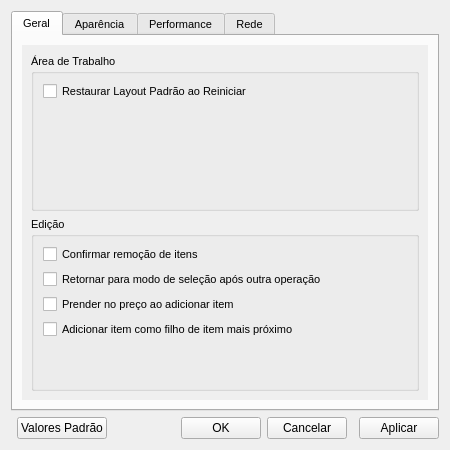
<?xml version="1.0" encoding="UTF-8"?>
<ui version="4.0">
 <class>UIVizCApplicationSettings</class>
 <widget class="QWidget" name="UIVizCApplicationSettings">
  <property name="windowModality">
   <enum>Qt::ApplicationModal</enum>
  </property>
  <property name="geometry">
   <rect>
    <x>0</x>
    <y>0</y>
    <width>450</width>
    <height>450</height>
   </rect>
  </property>
  <property name="minimumSize">
   <size>
    <width>450</width>
    <height>300</height>
   </size>
  </property>
  <property name="windowTitle">
   <string>Preferências</string>
  </property>
  <layout class="QGridLayout" name="gridLayout">
   <property name="sizeConstraint">
    <enum>QLayout::SetDefaultConstraint</enum>
   </property>
   <item row="1" column="1" colspan="7">
    <layout class="QVBoxLayout" name="verticalLayout">
     <item>
      <widget class="QTabWidget" name="TabWidget">
       <property name="font">
        <font>
         <family>MS Shell Dlg 2</family>
         <pointsize>8</pointsize>
         <weight>50</weight>
         <italic>false</italic>
         <bold>false</bold>
         <underline>false</underline>
         <strikeout>false</strikeout>
        </font>
       </property>
       <property name="currentIndex">
        <number>0</number>
       </property>
       <widget class="QWidget" name="GeneralTab">
        <attribute name="title">
         <string>Geral</string>
        </attribute>
        <layout class="QVBoxLayout" name="verticalLayout_3">
         <item>
          <widget class="QScrollArea" name="ScrollAreaTab1">
           <property name="frameShape">
            <enum>QFrame::NoFrame</enum>
           </property>
           <property name="widgetResizable">
            <bool>true</bool>
           </property>
           <widget class="QWidget" name="scrollAreaWidgetContents">
            <property name="geometry">
             <rect>
              <x>0</x>
              <y>0</y>
              <width>406</width>
              <height>357</height>
             </rect>
            </property>
            <layout class="QVBoxLayout" name="verticalLayout_2">
             <item>
              <widget class="QGroupBox" name="groupBox_3">
               <property name="title">
                <string>Área de Trabalho</string>
               </property>
               <layout class="QVBoxLayout" name="verticalLayout_16">
                <item>
                 <widget class="QCheckBox" name="General_CheckBox_0">
                  <property name="text">
                   <string>Restaurar Layout Padrão ao Reiniciar</string>
                  </property>
                 </widget>
                </item>
                <item>
                 <spacer name="verticalSpacer">
                  <property name="orientation">
                   <enum>Qt::Vertical</enum>
                  </property>
                  <property name="sizeHint" stdset="0">
                   <size>
                    <width>20</width>
                    <height>40</height>
                   </size>
                  </property>
                 </spacer>
                </item>
               </layout>
              </widget>
             </item>
             <item>
              <widget class="QGroupBox" name="groupBox_4">
               <property name="title">
                <string>Edição</string>
               </property>
               <layout class="QVBoxLayout" name="verticalLayout_11">
                <property name="spacing">
                 <number>6</number>
                </property>
                <property name="leftMargin">
                 <number>9</number>
                </property>
                <property name="topMargin">
                 <number>9</number>
                </property>
                <property name="rightMargin">
                 <number>9</number>
                </property>
                <property name="bottomMargin">
                 <number>9</number>
                </property>
                <item>
                 <widget class="QCheckBox" name="General_CheckBox_1">
                  <property name="layoutDirection">
                   <enum>Qt::LeftToRight</enum>
                  </property>
                  <property name="text">
                   <string>Confirmar remoção de itens</string>
                  </property>
                 </widget>
                </item>
                <item>
                 <widget class="QCheckBox" name="General_CheckBox_2">
                  <property name="layoutDirection">
                   <enum>Qt::LeftToRight</enum>
                  </property>
                  <property name="text">
                   <string>Retornar para modo de seleção após outra operação</string>
                  </property>
                 </widget>
                </item>
                <item>
                 <widget class="QCheckBox" name="General_CheckBox_3">
                  <property name="layoutDirection">
                   <enum>Qt::LeftToRight</enum>
                  </property>
                  <property name="text">
                   <string>Prender no preço ao adicionar item</string>
                  </property>
                 </widget>
                </item>
                <item>
                 <widget class="QCheckBox" name="General_CheckBox_4">
                  <property name="layoutDirection">
                   <enum>Qt::LeftToRight</enum>
                  </property>
                  <property name="text">
                   <string>Adicionar item como filho de item mais próximo</string>
                  </property>
                 </widget>
                </item>
                <item>
                 <spacer name="verticalSpacer_2">
                  <property name="orientation">
                   <enum>Qt::Vertical</enum>
                  </property>
                  <property name="sizeHint" stdset="0">
                   <size>
                    <width>20</width>
                    <height>40</height>
                   </size>
                  </property>
                 </spacer>
                </item>
               </layout>
              </widget>
             </item>
            </layout>
           </widget>
          </widget>
         </item>
        </layout>
       </widget>
       <widget class="QWidget" name="AppearanceTab">
        <attribute name="title">
         <string>Aparência</string>
        </attribute>
        <layout class="QVBoxLayout" name="verticalLayout_4">
         <item>
          <widget class="QScrollArea" name="ScrollAreaTab2">
           <property name="frameShape">
            <enum>QFrame::Box</enum>
           </property>
           <property name="lineWidth">
            <number>0</number>
           </property>
           <property name="widgetResizable">
            <bool>true</bool>
           </property>
           <widget class="QWidget" name="scrollAreaWidgetContents_2">
            <property name="geometry">
             <rect>
              <x>0</x>
              <y>0</y>
              <width>207</width>
              <height>673</height>
             </rect>
            </property>
            <layout class="QVBoxLayout" name="verticalLayout_6">
             <item>
              <widget class="QGroupBox" name="GroupBox0">
               <property name="title">
                <string>Sistema</string>
               </property>
               <layout class="QVBoxLayout" name="verticalLayout_10">
                <item>
                 <layout class="QFormLayout" name="formLayout_7">
                  <property name="sizeConstraint">
                   <enum>QLayout::SetDefaultConstraint</enum>
                  </property>
                  <property name="fieldGrowthPolicy">
                   <enum>QFormLayout::AllNonFixedFieldsGrow</enum>
                  </property>
                  <property name="rowWrapPolicy">
                   <enum>QFormLayout::DontWrapRows</enum>
                  </property>
                  <property name="formAlignment">
                   <set>Qt::AlignLeading|Qt::AlignLeft|Qt::AlignTop</set>
                  </property>
                  <property name="horizontalSpacing">
                   <number>6</number>
                  </property>
                  <property name="leftMargin">
                   <number>0</number>
                  </property>
                  <item row="0" column="0">
                   <widget class="QLabel" name="label_49">
                    <property name="minimumSize">
                     <size>
                      <width>90</width>
                      <height>0</height>
                     </size>
                    </property>
                    <property name="text">
                     <string>Estilo:</string>
                    </property>
                   </widget>
                  </item>
                  <item row="0" column="1">
                   <widget class="QComboBox" name="Appearance_ComboBox_1"/>
                  </item>
                 </layout>
                </item>
               </layout>
              </widget>
             </item>
             <item>
              <widget class="QGroupBox" name="GroupBox1">
               <property name="title">
                <string>Fonte e Cores Padrão</string>
               </property>
               <layout class="QVBoxLayout" name="verticalLayout_5">
                <item>
                 <layout class="QFormLayout" name="formLayout_3">
                  <property name="fieldGrowthPolicy">
                   <enum>QFormLayout::AllNonFixedFieldsGrow</enum>
                  </property>
                  <property name="horizontalSpacing">
                   <number>6</number>
                  </property>
                  <item row="0" column="0">
                   <widget class="QLabel" name="label_17">
                    <property name="minimumSize">
                     <size>
                      <width>90</width>
                      <height>0</height>
                     </size>
                    </property>
                    <property name="text">
                     <string>Fonte:</string>
                    </property>
                   </widget>
                  </item>
                  <item row="1" column="0">
                   <widget class="QLabel" name="label_20">
                    <property name="text">
                     <string>Cor Principal:</string>
                    </property>
                   </widget>
                  </item>
                  <item row="2" column="0">
                   <widget class="QLabel" name="label_21">
                    <property name="text">
                     <string>Cor de Fundo:</string>
                    </property>
                   </widget>
                  </item>
                  <item row="3" column="0">
                   <widget class="QLabel" name="label_22">
                    <property name="text">
                     <string>Cor da Grade:</string>
                    </property>
                   </widget>
                  </item>
                  <item row="4" column="0">
                   <widget class="QLabel" name="label_23">
                    <property name="text">
                     <string>Estilo da Grade:</string>
                    </property>
                   </widget>
                  </item>
                  <item row="4" column="1">
                   <widget class="QComboBox" name="Appearance_ComboBox_2"/>
                  </item>
                  <item row="5" column="0">
                   <widget class="QLabel" name="label_24">
                    <property name="text">
                     <string>Largura da Grade:</string>
                    </property>
                   </widget>
                  </item>
                  <item row="5" column="1">
                   <widget class="QComboBox" name="Appearance_ComboBox_3"/>
                  </item>
                  <item row="0" column="1">
                   <layout class="QHBoxLayout" name="horizontalLayout">
                    <property name="spacing">
                     <number>6</number>
                    </property>
                    <item>
                     <widget class="QLabel" name="Appearance_FontLabel1">
                      <property name="frameShape">
                       <enum>QFrame::WinPanel</enum>
                      </property>
                      <property name="frameShadow">
                       <enum>QFrame::Raised</enum>
                      </property>
                      <property name="text">
                       <string>1</string>
                      </property>
                     </widget>
                    </item>
                    <item>
                     <widget class="QLabel" name="Appearance_FontLabel2">
                      <property name="text">
                       <string>2</string>
                      </property>
                     </widget>
                    </item>
                    <item>
                     <spacer name="Appearance_horizontalSpacer_2">
                      <property name="orientation">
                       <enum>Qt::Horizontal</enum>
                      </property>
                      <property name="sizeHint" stdset="0">
                       <size>
                        <width>40</width>
                        <height>20</height>
                       </size>
                      </property>
                     </spacer>
                    </item>
                    <item>
                     <widget class="QToolButton" name="Appearance_FontToolButton1">
                      <property name="text">
                       <string>...</string>
                      </property>
                     </widget>
                    </item>
                   </layout>
                  </item>
                  <item row="1" column="1">
                   <layout class="QHBoxLayout" name="horizontalLayout_2">
                    <item>
                     <widget class="QLabel" name="Appearance_ColorLabel1">
                      <property name="frameShape">
                       <enum>QFrame::WinPanel</enum>
                      </property>
                      <property name="frameShadow">
                       <enum>QFrame::Raised</enum>
                      </property>
                      <property name="text">
                       <string>1</string>
                      </property>
                     </widget>
                    </item>
                    <item>
                     <widget class="QLabel" name="Appearance_ColorLabel2">
                      <property name="text">
                       <string>2</string>
                      </property>
                     </widget>
                    </item>
                    <item>
                     <spacer name="horizontalSpacer_2">
                      <property name="orientation">
                       <enum>Qt::Horizontal</enum>
                      </property>
                      <property name="sizeHint" stdset="0">
                       <size>
                        <width>40</width>
                        <height>20</height>
                       </size>
                      </property>
                     </spacer>
                    </item>
                    <item>
                     <widget class="QToolButton" name="Appearance_ColorToolButton1">
                      <property name="text">
                       <string>...</string>
                      </property>
                     </widget>
                    </item>
                   </layout>
                  </item>
                  <item row="2" column="1">
                   <layout class="QHBoxLayout" name="horizontalLayout_3">
                    <item>
                     <widget class="QLabel" name="Appearance_ColorLabel3">
                      <property name="frameShape">
                       <enum>QFrame::WinPanel</enum>
                      </property>
                      <property name="frameShadow">
                       <enum>QFrame::Raised</enum>
                      </property>
                      <property name="text">
                       <string>1</string>
                      </property>
                     </widget>
                    </item>
                    <item>
                     <widget class="QLabel" name="Appearance_ColorLabel4">
                      <property name="text">
                       <string>2</string>
                      </property>
                     </widget>
                    </item>
                    <item>
                     <spacer name="horizontalSpacer_3">
                      <property name="orientation">
                       <enum>Qt::Horizontal</enum>
                      </property>
                      <property name="sizeHint" stdset="0">
                       <size>
                        <width>40</width>
                        <height>20</height>
                       </size>
                      </property>
                     </spacer>
                    </item>
                    <item>
                     <widget class="QToolButton" name="Appearance_ColorToolButton2">
                      <property name="text">
                       <string>...</string>
                      </property>
                     </widget>
                    </item>
                   </layout>
                  </item>
                  <item row="3" column="1">
                   <layout class="QHBoxLayout" name="horizontalLayout_4">
                    <item>
                     <widget class="QLabel" name="Appearance_ColorLabel5">
                      <property name="frameShape">
                       <enum>QFrame::WinPanel</enum>
                      </property>
                      <property name="frameShadow">
                       <enum>QFrame::Raised</enum>
                      </property>
                      <property name="text">
                       <string>1</string>
                      </property>
                     </widget>
                    </item>
                    <item>
                     <widget class="QLabel" name="Appearance_ColorLabel6">
                      <property name="text">
                       <string>2</string>
                      </property>
                     </widget>
                    </item>
                    <item>
                     <spacer name="horizontalSpacer_4">
                      <property name="orientation">
                       <enum>Qt::Horizontal</enum>
                      </property>
                      <property name="sizeHint" stdset="0">
                       <size>
                        <width>40</width>
                        <height>20</height>
                       </size>
                      </property>
                     </spacer>
                    </item>
                    <item>
                     <widget class="QToolButton" name="Appearance_ColorToolButton3">
                      <property name="text">
                       <string>...</string>
                      </property>
                     </widget>
                    </item>
                   </layout>
                  </item>
                 </layout>
                </item>
               </layout>
              </widget>
             </item>
             <item>
              <widget class="QGroupBox" name="GroupBox2">
               <property name="title">
                <string>Gráficos</string>
               </property>
               <layout class="QVBoxLayout" name="verticalLayout_7">
                <item>
                 <layout class="QFormLayout" name="formLayout_4">
                  <property name="fieldGrowthPolicy">
                   <enum>QFormLayout::AllNonFixedFieldsGrow</enum>
                  </property>
                  <item row="0" column="0">
                   <widget class="QLabel" name="label_28">
                    <property name="minimumSize">
                     <size>
                      <width>90</width>
                      <height>0</height>
                     </size>
                    </property>
                    <property name="text">
                     <string>Cor Ascendente:</string>
                    </property>
                   </widget>
                  </item>
                  <item row="0" column="1">
                   <layout class="QHBoxLayout" name="horizontalLayout_5">
                    <item>
                     <widget class="QLabel" name="Appearance_ColorLabel7">
                      <property name="frameShape">
                       <enum>QFrame::WinPanel</enum>
                      </property>
                      <property name="frameShadow">
                       <enum>QFrame::Raised</enum>
                      </property>
                      <property name="text">
                       <string>1</string>
                      </property>
                     </widget>
                    </item>
                    <item>
                     <widget class="QLabel" name="Appearance_ColorLabel8">
                      <property name="text">
                       <string>2</string>
                      </property>
                     </widget>
                    </item>
                    <item>
                     <spacer name="horizontalSpacer_5">
                      <property name="orientation">
                       <enum>Qt::Horizontal</enum>
                      </property>
                      <property name="sizeHint" stdset="0">
                       <size>
                        <width>40</width>
                        <height>20</height>
                       </size>
                      </property>
                     </spacer>
                    </item>
                    <item>
                     <widget class="QToolButton" name="Appearance_ColorToolButton4">
                      <property name="text">
                       <string>...</string>
                      </property>
                     </widget>
                    </item>
                   </layout>
                  </item>
                  <item row="1" column="0">
                   <widget class="QLabel" name="label_29">
                    <property name="text">
                     <string>Cor Descendente:</string>
                    </property>
                   </widget>
                  </item>
                  <item row="1" column="1">
                   <layout class="QHBoxLayout" name="horizontalLayout_6">
                    <item>
                     <widget class="QLabel" name="Appearance_ColorLabel9">
                      <property name="frameShape">
                       <enum>QFrame::WinPanel</enum>
                      </property>
                      <property name="frameShadow">
                       <enum>QFrame::Raised</enum>
                      </property>
                      <property name="text">
                       <string>1</string>
                      </property>
                     </widget>
                    </item>
                    <item>
                     <widget class="QLabel" name="Appearance_ColorLabel10">
                      <property name="text">
                       <string>2</string>
                      </property>
                     </widget>
                    </item>
                    <item>
                     <spacer name="horizontalSpacer_6">
                      <property name="orientation">
                       <enum>Qt::Horizontal</enum>
                      </property>
                      <property name="sizeHint" stdset="0">
                       <size>
                        <width>40</width>
                        <height>20</height>
                       </size>
                      </property>
                     </spacer>
                    </item>
                    <item>
                     <widget class="QToolButton" name="Appearance_ColorToolButton5">
                      <property name="text">
                       <string>...</string>
                      </property>
                     </widget>
                    </item>
                   </layout>
                  </item>
                  <item row="2" column="0">
                   <widget class="QLabel" name="label_32">
                    <property name="text">
                     <string>Largura da Linha:</string>
                    </property>
                   </widget>
                  </item>
                  <item row="2" column="1">
                   <widget class="QComboBox" name="Appearance_ComboBox_5"/>
                  </item>
                 </layout>
                </item>
               </layout>
              </widget>
             </item>
             <item>
              <widget class="QGroupBox" name="GroupBox3">
               <property name="title">
                <string>Indicadores</string>
               </property>
               <layout class="QVBoxLayout" name="verticalLayout_8">
                <item>
                 <layout class="QFormLayout" name="formLayout_5">
                  <property name="fieldGrowthPolicy">
                   <enum>QFormLayout::AllNonFixedFieldsGrow</enum>
                  </property>
                  <property name="horizontalSpacing">
                   <number>6</number>
                  </property>
                  <item row="0" column="0">
                   <widget class="QLabel" name="label_36">
                    <property name="minimumSize">
                     <size>
                      <width>90</width>
                      <height>0</height>
                     </size>
                    </property>
                    <property name="text">
                     <string>Cor:</string>
                    </property>
                   </widget>
                  </item>
                  <item row="1" column="0">
                   <widget class="QLabel" name="label_38">
                    <property name="text">
                     <string>Estilo do Indicador:</string>
                    </property>
                   </widget>
                  </item>
                  <item row="1" column="1">
                   <widget class="QComboBox" name="Appearance_ComboBox_6"/>
                  </item>
                  <item row="3" column="0">
                   <widget class="QLabel" name="label_39">
                    <property name="text">
                     <string>Largura da Linha:</string>
                    </property>
                   </widget>
                  </item>
                  <item row="3" column="1">
                   <widget class="QComboBox" name="Appearance_ComboBox_8"/>
                  </item>
                  <item row="2" column="1">
                   <widget class="QComboBox" name="Appearance_ComboBox_7"/>
                  </item>
                  <item row="2" column="0">
                   <widget class="QLabel" name="label_5">
                    <property name="text">
                     <string>Estilo da Linha:</string>
                    </property>
                   </widget>
                  </item>
                  <item row="0" column="1">
                   <layout class="QHBoxLayout" name="horizontalLayout_7">
                    <item>
                     <widget class="QLabel" name="Appearance_ColorLabel11">
                      <property name="frameShape">
                       <enum>QFrame::WinPanel</enum>
                      </property>
                      <property name="frameShadow">
                       <enum>QFrame::Raised</enum>
                      </property>
                      <property name="text">
                       <string>1</string>
                      </property>
                     </widget>
                    </item>
                    <item>
                     <widget class="QLabel" name="Appearance_ColorLabel12">
                      <property name="text">
                       <string>2</string>
                      </property>
                     </widget>
                    </item>
                    <item>
                     <spacer name="horizontalSpacer_7">
                      <property name="orientation">
                       <enum>Qt::Horizontal</enum>
                      </property>
                      <property name="sizeHint" stdset="0">
                       <size>
                        <width>40</width>
                        <height>20</height>
                       </size>
                      </property>
                     </spacer>
                    </item>
                    <item>
                     <widget class="QToolButton" name="Appearance_ColorToolButton6">
                      <property name="text">
                       <string>...</string>
                      </property>
                     </widget>
                    </item>
                   </layout>
                  </item>
                 </layout>
                </item>
               </layout>
              </widget>
             </item>
             <item>
              <widget class="QGroupBox" name="GroupBox4">
               <property name="title">
                <string>Ítens</string>
               </property>
               <layout class="QVBoxLayout" name="verticalLayout_9">
                <item>
                 <layout class="QFormLayout" name="formLayout_6">
                  <property name="fieldGrowthPolicy">
                   <enum>QFormLayout::AllNonFixedFieldsGrow</enum>
                  </property>
                  <item row="0" column="0">
                   <widget class="QLabel" name="label_44">
                    <property name="minimumSize">
                     <size>
                      <width>90</width>
                      <height>0</height>
                     </size>
                    </property>
                    <property name="text">
                     <string>Cor:</string>
                    </property>
                   </widget>
                  </item>
                  <item row="1" column="0">
                   <widget class="QLabel" name="label_43">
                    <property name="text">
                     <string>Fonte:</string>
                    </property>
                   </widget>
                  </item>
                  <item row="2" column="0">
                   <widget class="QLabel" name="label_47">
                    <property name="text">
                     <string>Estilo da Linha:</string>
                    </property>
                   </widget>
                  </item>
                  <item row="2" column="1">
                   <widget class="QComboBox" name="Appearance_ComboBox_9"/>
                  </item>
                  <item row="3" column="0">
                   <widget class="QLabel" name="label_48">
                    <property name="text">
                     <string>Largura da Linha:</string>
                    </property>
                   </widget>
                  </item>
                  <item row="3" column="1">
                   <widget class="QComboBox" name="Appearance_ComboBox_10"/>
                  </item>
                  <item row="0" column="1">
                   <layout class="QHBoxLayout" name="horizontalLayout_8">
                    <item>
                     <widget class="QLabel" name="Appearance_ColorLabel13">
                      <property name="frameShape">
                       <enum>QFrame::WinPanel</enum>
                      </property>
                      <property name="frameShadow">
                       <enum>QFrame::Raised</enum>
                      </property>
                      <property name="text">
                       <string>1</string>
                      </property>
                     </widget>
                    </item>
                    <item>
                     <widget class="QLabel" name="Appearance_ColorLabel14">
                      <property name="text">
                       <string>2</string>
                      </property>
                     </widget>
                    </item>
                    <item>
                     <spacer name="horizontalSpacer_8">
                      <property name="orientation">
                       <enum>Qt::Horizontal</enum>
                      </property>
                      <property name="sizeHint" stdset="0">
                       <size>
                        <width>40</width>
                        <height>20</height>
                       </size>
                      </property>
                     </spacer>
                    </item>
                    <item>
                     <widget class="QToolButton" name="Appearance_ColorToolButton7">
                      <property name="text">
                       <string>...</string>
                      </property>
                     </widget>
                    </item>
                   </layout>
                  </item>
                  <item row="1" column="1">
                   <layout class="QHBoxLayout" name="horizontalLayout_9">
                    <item>
                     <widget class="QLabel" name="Appearance_FontLabel3">
                      <property name="frameShape">
                       <enum>QFrame::WinPanel</enum>
                      </property>
                      <property name="frameShadow">
                       <enum>QFrame::Raised</enum>
                      </property>
                      <property name="text">
                       <string>1</string>
                      </property>
                     </widget>
                    </item>
                    <item>
                     <widget class="QLabel" name="Appearance_FontLabel4">
                      <property name="text">
                       <string>2</string>
                      </property>
                     </widget>
                    </item>
                    <item>
                     <spacer name="horizontalSpacer_9">
                      <property name="orientation">
                       <enum>Qt::Horizontal</enum>
                      </property>
                      <property name="sizeHint" stdset="0">
                       <size>
                        <width>40</width>
                        <height>20</height>
                       </size>
                      </property>
                     </spacer>
                    </item>
                    <item>
                     <widget class="QToolButton" name="Appearance_FontToolButton2">
                      <property name="text">
                       <string>...</string>
                      </property>
                     </widget>
                    </item>
                   </layout>
                  </item>
                 </layout>
                </item>
               </layout>
              </widget>
             </item>
            </layout>
           </widget>
          </widget>
         </item>
        </layout>
       </widget>
       <widget class="QWidget" name="PerformanceTab">
        <attribute name="title">
         <string>Performance</string>
        </attribute>
        <layout class="QVBoxLayout" name="verticalLayout_13">
         <item>
          <widget class="QScrollArea" name="ScrollAreaTab3">
           <property name="frameShape">
            <enum>QFrame::Box</enum>
           </property>
           <property name="lineWidth">
            <number>0</number>
           </property>
           <property name="widgetResizable">
            <bool>true</bool>
           </property>
           <widget class="QWidget" name="scrollAreaWidgetContents_3">
            <property name="geometry">
             <rect>
              <x>0</x>
              <y>0</y>
              <width>271</width>
              <height>185</height>
             </rect>
            </property>
            <layout class="QVBoxLayout" name="verticalLayout_12">
             <item>
              <widget class="QGroupBox" name="groupBox">
               <property name="title">
                <string>Renderização</string>
               </property>
               <layout class="QVBoxLayout" name="verticalLayout_14">
                <item>
                 <widget class="QCheckBox" name="Performance_CheckBox_1">
                  <property name="text">
                   <string>Anti-Aliasing</string>
                  </property>
                 </widget>
                </item>
                <item>
                 <widget class="QCheckBox" name="Performance_CheckBox_2">
                  <property name="text">
                   <string>Usar Gradiente para Preencher Formas</string>
                  </property>
                 </widget>
                </item>
                <item>
                 <spacer name="verticalSpacer_3">
                  <property name="orientation">
                   <enum>Qt::Vertical</enum>
                  </property>
                  <property name="sizeHint" stdset="0">
                   <size>
                    <width>20</width>
                    <height>40</height>
                   </size>
                  </property>
                 </spacer>
                </item>
               </layout>
              </widget>
             </item>
             <item>
              <widget class="QGroupBox" name="groupBox_2">
               <property name="title">
                <string>Memória</string>
               </property>
               <layout class="QVBoxLayout" name="verticalLayout_15">
                <item>
                 <layout class="QFormLayout" name="formLayout_8">
                  <property name="fieldGrowthPolicy">
                   <enum>QFormLayout::AllNonFixedFieldsGrow</enum>
                  </property>
                  <item row="0" column="0">
                   <widget class="QLabel" name="label">
                    <property name="text">
                     <string>Memória RAM Disponível:</string>
                    </property>
                   </widget>
                  </item>
                  <item row="0" column="1">
                   <widget class="QLabel" name="TextLabelMemoryRAM">
                    <property name="text">
                     <string>TextLabel</string>
                    </property>
                   </widget>
                  </item>
                  <item row="1" column="0">
                   <widget class="QLabel" name="label_52">
                    <property name="text">
                     <string>Uso Máximo de Memória:</string>
                    </property>
                   </widget>
                  </item>
                  <item row="1" column="1">
                   <layout class="QHBoxLayout" name="horizontalLayout_10">
                    <item>
                     <widget class="QSpinBox" name="Performance_SpinBoxMemoryRAM">
                      <property name="suffix">
                       <string>%</string>
                      </property>
                      <property name="maximum">
                       <number>100</number>
                      </property>
                     </widget>
                    </item>
                    <item>
                     <widget class="QLabel" name="TextLabelMemoryRAMPercent">
                      <property name="text">
                       <string>TextLabel</string>
                      </property>
                     </widget>
                    </item>
                   </layout>
                  </item>
                 </layout>
                </item>
                <item>
                 <spacer name="verticalSpacer_4">
                  <property name="orientation">
                   <enum>Qt::Vertical</enum>
                  </property>
                  <property name="sizeHint" stdset="0">
                   <size>
                    <width>20</width>
                    <height>40</height>
                   </size>
                  </property>
                 </spacer>
                </item>
               </layout>
              </widget>
             </item>
            </layout>
           </widget>
          </widget>
         </item>
        </layout>
       </widget>
       <widget class="QWidget" name="TabNetwork">
        <attribute name="title">
         <string>Rede</string>
        </attribute>
        <layout class="QVBoxLayout" name="verticalLayout_19">
         <item>
          <widget class="QScrollArea" name="scrollArea4">
           <property name="frameShape">
            <enum>QFrame::Box</enum>
           </property>
           <property name="lineWidth">
            <number>0</number>
           </property>
           <property name="widgetResizable">
            <bool>true</bool>
           </property>
           <widget class="QWidget" name="scrollAreaWidgetContents_4">
            <property name="geometry">
             <rect>
              <x>0</x>
              <y>0</y>
              <width>153</width>
              <height>157</height>
             </rect>
            </property>
            <layout class="QVBoxLayout" name="verticalLayout_17">
             <item>
              <widget class="QGroupBox" name="Network_groupBox1">
               <property name="title">
                <string>Habilitar o Proxy</string>
               </property>
               <property name="checkable">
                <bool>true</bool>
               </property>
               <property name="checked">
                <bool>false</bool>
               </property>
               <layout class="QVBoxLayout" name="verticalLayout_20">
                <item>
                 <layout class="QFormLayout" name="formLayout_9">
                  <item row="0" column="0">
                   <widget class="QLabel" name="label_7">
                    <property name="text">
                     <string>Endereço:</string>
                    </property>
                   </widget>
                  </item>
                  <item row="0" column="1">
                   <widget class="QLineEdit" name="Network_lineEdit1"/>
                  </item>
                  <item row="1" column="1">
                   <widget class="QSpinBox" name="Network_spinBox1">
                    <property name="maximum">
                     <number>65536</number>
                    </property>
                    <property name="value">
                     <number>1080</number>
                    </property>
                   </widget>
                  </item>
                  <item row="2" column="1">
                   <widget class="QLineEdit" name="Network_lineEdit2"/>
                  </item>
                  <item row="3" column="1">
                   <widget class="QLineEdit" name="Network_lineEdit3">
                    <property name="echoMode">
                     <enum>QLineEdit::Password</enum>
                    </property>
                   </widget>
                  </item>
                  <item row="1" column="0">
                   <widget class="QLabel" name="label_8">
                    <property name="text">
                     <string>Porta:</string>
                    </property>
                   </widget>
                  </item>
                  <item row="2" column="0">
                   <widget class="QLabel" name="label_9">
                    <property name="text">
                     <string>Usuário:</string>
                    </property>
                   </widget>
                  </item>
                  <item row="3" column="0">
                   <widget class="QLabel" name="label_10">
                    <property name="text">
                     <string>Senha:</string>
                    </property>
                   </widget>
                  </item>
                 </layout>
                </item>
                <item>
                 <spacer name="verticalSpacer_5">
                  <property name="orientation">
                   <enum>Qt::Vertical</enum>
                  </property>
                  <property name="sizeHint" stdset="0">
                   <size>
                    <width>20</width>
                    <height>40</height>
                   </size>
                  </property>
                 </spacer>
                </item>
               </layout>
              </widget>
             </item>
            </layout>
           </widget>
          </widget>
         </item>
        </layout>
       </widget>
      </widget>
     </item>
    </layout>
   </item>
   <item row="2" column="4">
    <widget class="QPushButton" name="PushButtonOK">
     <property name="text">
      <string>OK</string>
     </property>
    </widget>
   </item>
   <item row="2" column="5">
    <widget class="QPushButton" name="PushButtonCancel">
     <property name="text">
      <string>Cancelar</string>
     </property>
    </widget>
   </item>
   <item row="2" column="7">
    <widget class="QPushButton" name="PushButtonApply">
     <property name="text">
      <string>Aplicar</string>
     </property>
    </widget>
   </item>
   <item row="2" column="2">
    <widget class="QPushButton" name="PushButtonDefault">
     <property name="text">
      <string>Valores Padrão</string>
     </property>
    </widget>
   </item>
   <item row="2" column="3">
    <spacer name="horizontalSpacer">
     <property name="orientation">
      <enum>Qt::Horizontal</enum>
     </property>
     <property name="sizeHint" stdset="0">
      <size>
       <width>209</width>
       <height>20</height>
      </size>
     </property>
    </spacer>
   </item>
  </layout>
 </widget>
 <resources/>
 <connections/>
</ui>
